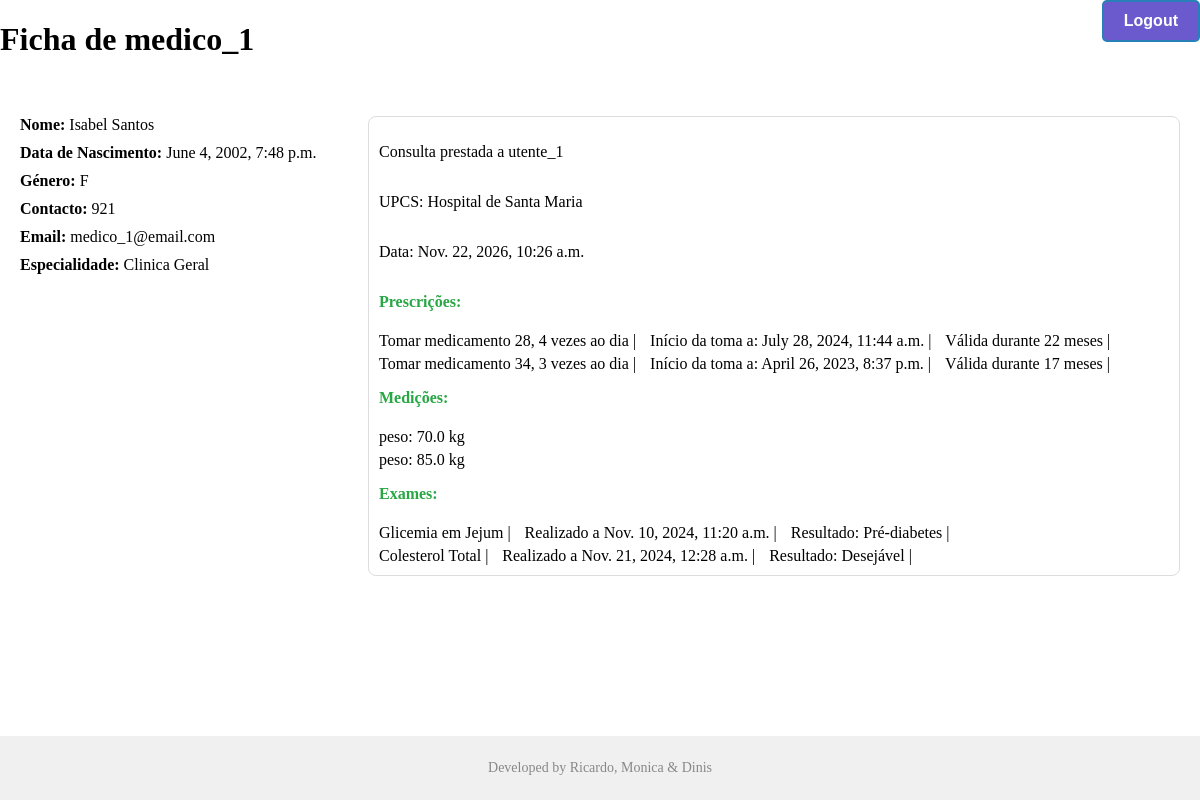
The app's page /hospital/medico/1/ (signed in), older data.
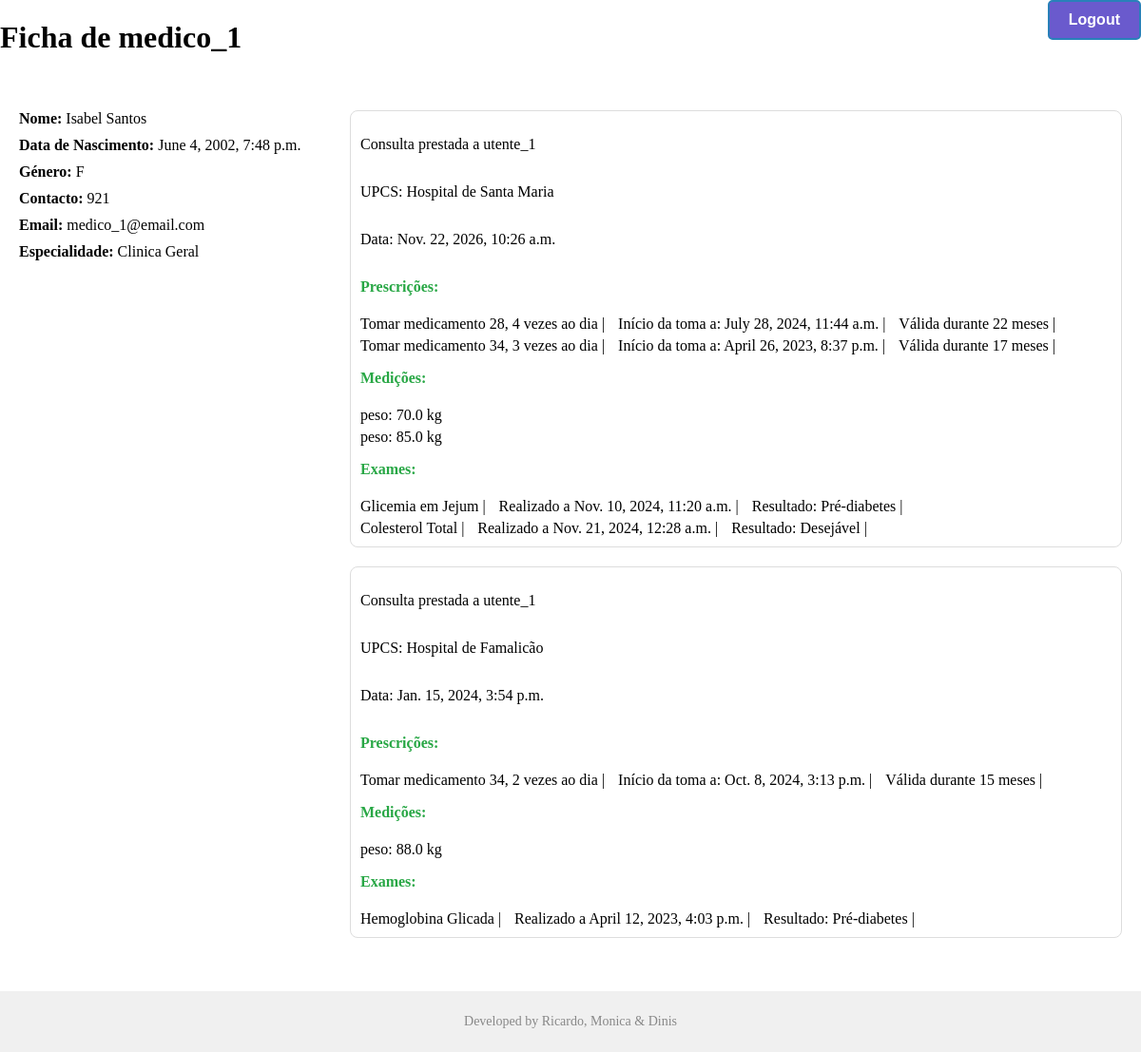
The same page, newer data.
### hospital/models.py (models this page shows, shortened)
class Consulta(models.Model):
    utente = models.ForeignKey(Utente, on_delete=models.CASCADE)
    medico = models.ForeignKey(Medico, on_delete=models.CASCADE)
    unidade_saude = models.CharField(max_length=200, default="")
    data = models.DateTimeField(null=True)
    medicoes = models.ManyToManyField(Medicoes)
    prescricoes = models.ManyToManyField(Prescricoes)
    exames = models.ManyToManyField(Exame)

class Pessoa(models.Model):
    nome = models.CharField(max_length=40, unique=True) # usado como username
    primeiro_nome = models.CharField(max_length=40, default="")
    apelido = models.CharField(max_length=200, default="")
    data_nascimento = models.DateTimeField(default=None)
    genero = models.CharField(max_length=20,default="")
    telemovel = models.IntegerField(default="")
    email = models.CharField(max_length=60,default="")
    class Meta:
        abstract = True     # Comporta-se como um extends, contudo a tabela pessoa não é criada

class Utente(Pessoa):
    contacto_emergencia = models.IntegerField(default=0)
    tem_seguro = models.BooleanField(default=False)

class Medicamento(models.Model):
    nome = models.CharField(max_length=200, unique=True)
    dosagem = models.CharField(max_length=40, default="")
    fabricante = models.CharField(max_length=100, default="")
    precisa_prescricao = models.BooleanField(default="")

class Prescricoes(models.Model):
    medicamento = models.ManyToManyField(Medicamento)
    utente = models.ForeignKey(Utente, on_delete=models.CASCADE)
    medico = models.ForeignKey(Medico, on_delete=models.CASCADE)
    inicio_toma = models.DateTimeField(null=True)
    validade_prescricao = models.IntegerField(default=0)
    dose_diaria = models.IntegerField(default=0)

class Medicoes(models.Model):
    utente = models.ForeignKey(Utente, on_delete=models.CASCADE)
    medico = models.ForeignKey(Medico, on_delete=models.CASCADE, null=True)
    enfermeiro = models.ForeignKey(Enfermeiro, on_delete=models.CASCADE, null=True)
    tipo = models.CharField(max_length=40, default="")
    valor = models.FloatField(max_length=20, default="")
    unidades = models.CharField(max_length=10, default="")

class Exame(models.Model):
    utente = models.ForeignKey(Utente, on_delete=models.CASCADE)
    medico = models.ForeignKey(Medico, on_delete=models.CASCADE, null=True)
    enfermeiro = models.ForeignKey(Enfermeiro, on_delete=models.CASCADE, null=True)
    data_realizacao = models.DateTimeField(null=True)
    nome_exame = models.CharField(max_length=40, default="")
    resultado = models.CharField(max_length=200, default="")

class Medico(Pessoa):
    especialidade = models.CharField(max_length=40,default="")

### hospital/views.py (the view)
# urls.py: path('medico/<int:id>/', views.MedicoView.as_view(), name='medico'),
class MedicoView(LoginRequiredMixin,generic.DetailView):
    model = Consulta
    template_name = "hospital/medico.html"
    context_object_name = "consultas_medico"
    pk_url_kwarg = 'id'
    def get_object(self, queryset=None):
        return get_object_or_404(Medico, id=self.kwargs['id'])
    def get_context_data(self, **kwargs):
        context = super().get_context_data(**kwargs)
        medico = self.object
        consultas_medico = Consulta.objects.filter(medico=medico)
        context['consultas_medico'] = consultas_medico
        return context

### hospital/templates/hospital/medico.html (shortened to what this page needs)
<!DOCTYPE html>
<html lang="en">
<head>
    {% load static %}
    <link rel="stylesheet" href="{% static 'hospital/medico.css' %}">
</head>
<body>
    <div class="container">
        <div class="title">
            <h1 class="">Ficha de {{ consultas_medico.first.medico.nome }}</h1>
            <div class="actions">
                <form method="post" action="{% url 'hospital:logout' %}">
                    <button class="logout-button" type="submit">Logout</button>
                </form>
            </div>
        </div>
        <div class="content">
            <div class="medico-info">
                <ul>
                    <li><strong>Nome:</strong> {{ consultas_medico.first.medico.primeiro_nome }} {{consultas_medico.first.medico.apelido}}</li>
                    <li><strong>Data de Nascimento:</strong> {{ consultas_medico.first.medico.data_nascimento }}</li>
                    <li><strong>Género:</strong> {{ consultas_medico.first.medico.genero }}</li>
                    <li><strong>Contacto:</strong> {{ consultas_medico.first.medico.telemovel }}</li>
                    <li><strong>Email:</strong> {{ consultas_medico.first.medico.email }}</li>
                    <li><strong>Especialidade:</strong> {{ consultas_medico.first.medico.especialidade }}</li>
                </ul>
            </div>
            <ul class="consultation-list">
                {% for consulta in consultas_medico %}
                    <li class="consultation-item">
                        <p class="utente-info">Consulta prestada a {{ consulta.utente.nome }}</p>
                        <p class="unidade-saude">UPCS: {{ consulta.unidade_saude }}</p>
                        <p class="data-consulta">Data: {{ consulta.data }}</p>
                        <p class="prescription-heading">Prescrições:</p>
                            {% for prescricao in consulta.prescricoes.all %}
                                {% for medicamento in prescricao.medicamento.all %}
                                    <ul class="prescription-list">
                                        <li>Tomar {{ medicamento.nome }}, {{ prescricao.dose_diaria }} vezes ao dia |</li>
                                        <li>Início da toma a: {{prescricao.inicio_toma}} |</li>
                                        <li>Válida durante {{ prescricao.validade_prescricao }} meses |</li>
                                    </ul>
                                {% endfor %}
                            {% endfor %}
                        <p class="measurements-heading">Medições:</p>
                        <div class="measurements-op">
                            {% for medicao in consulta.medicoes.all %}
                                <ul class="measurements-list">
                                    <li>{{ medicao.tipo }}: {{ medicao.valor }} {{ medicao.unidades }}</li>
                                </ul>
                            {% endfor %}
                        </div>
                        <p class="exams-heading">Exames:</p>
                            {% for exame in consulta.exames.all %}
                                <ul class="exams-list">
                                    <li>{{ exame.nome_exame }} |</li>
                                    <li>Realizado a {{ exame.data_realizacao }} |</li>
                                    <li>Resultado: {{ exame.resultado }} |</li>
                                </ul>
                            {% endfor %}
                    </li>
                {% endfor %}
            </ul>
        </div>
        <div class="footnote">
            <p>Developed by Ricardo, Monica & Dinis</p>
        </div>
    </div>
</body>
</html>

Row changes from the older to the newer data that the page shows:
added Consulta: utente.nome "utente_1", unidade_saude "Hospital de Famalicão", data "Jan. 15, 2024, 3:54 p.m.", Medicamento (nome "medicamento 34")
now on this page (row unchanged): Prescricoes: dose_diaria "2", inicio_toma "Oct. 8, 2024, 3:13 p.m.", validade_prescricao "15", Medicamento (nome "medicamento 34")
now on this page (row unchanged): Medicoes: tipo "peso", valor "88.0", unidades "kg", shown under "utente_1"
now on this page (row unchanged): Exame: nome_exame "Hemoglobina Glicada", data_realizacao "April 12, 2023, 4:03 p.m.", resultado "Pré-diabetes", shown under "utente_1"
